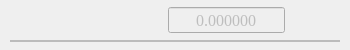
<?xml version="1.0" encoding="UTF-8"?>
<ui version="4.0">
 <class>AIWidget</class>
 <widget class="QWidget" name="AIWidget">
  <property name="minimumSize"><size><width>350</width><height>0</height></size></property>
  <property name="maximumSize"><size><width>16777215</width><height>50</height></size></property>
  <layout class="QGridLayout" name="gridLayout">
   <property name="leftMargin"><number>10</number></property>
   <property name="topMargin"><number>0</number></property>
   <property name="rightMargin"><number>10</number></property>
   <property name="bottomMargin"><number>0</number></property>
   <property name="horizontalSpacing"><number>5</number></property>
   <property name="verticalSpacing"><number>0</number></property>
   <item row="0" column="0">
    <widget class="QLabel" name="lbl_Index">
     <property name="minimumSize"><size><width>50</width><height>0</height></size></property>
     <property name="maximumSize"><size><width>50</width><height>16777215</height></size></property>
     <property name="font"><font><family>Times New Roman</family><pointsize>12</pointsize></font></property>
     <property name="text"><string/></property>
     <property name="alignment"><set>Qt::AlignCenter</set></property>
    </widget>
   </item>
   <item row="0" column="1">
    <widget class="QLabel" name="lbl_Name">
     <property name="font"><font><family>Times New Roman</family><pointsize>12</pointsize></font></property>
     <property name="text"><string/></property>
     <property name="alignment"><set>Qt::AlignLeading|Qt::AlignLeft|Qt::AlignVCenter</set></property>
    </widget>
   </item>
   <item row="0" column="2">
    <widget class="QDoubleSpinBox" name="spb_Value">
     <property name="enabled"><bool>false</bool></property>
     <property name="minimumSize"><size><width>100</width><height>0</height></size></property>
     <property name="maximumSize"><size><width>120</width><height>16777215</height></size></property>
     <property name="font"><font><family>Times New Roman</family><pointsize>12</pointsize></font></property>
     <property name="alignment"><set>Qt::AlignCenter</set></property>
     <property name="buttonSymbols"><enum>QAbstractSpinBox::NoButtons</enum></property>
     <property name="decimals"><number>6</number></property>
     <property name="minimum"><double>-999999.000000</double></property>
     <property name="maximum"><double>999999.000000</double></property>
    </widget>
   </item>
   <item row="0" column="3">
    <widget class="QLabel" name="lbl_Unit">
     <property name="maximumSize"><size><width>50</width><height>16777215</height></size></property>
     <property name="font"><font><family>Times New Roman</family><pointsize>12</pointsize></font></property>
     <property name="text"><string/></property>
     <property name="alignment"><set>Qt::AlignCenter</set></property>
    </widget>
   </item>
   <item row="1" column="0" colspan="4">
    <widget class="QFrame" name="frame">
     <property name="minimumSize"><size><width>0</width><height>2</height></size></property>
     <property name="maximumSize"><size><width>16777215</width><height>2</height></size></property>
     <property name="styleSheet"><string notr="true">QFrame{border: 1px solid #BBBBBB;}</string></property>
     <property name="frameShape"><enum>QFrame::StyledPanel</enum></property>
     <property name="frameShadow"><enum>QFrame::Raised</enum></property>
    </widget>
   </item>
  </layout>
 </widget>
</ui>
